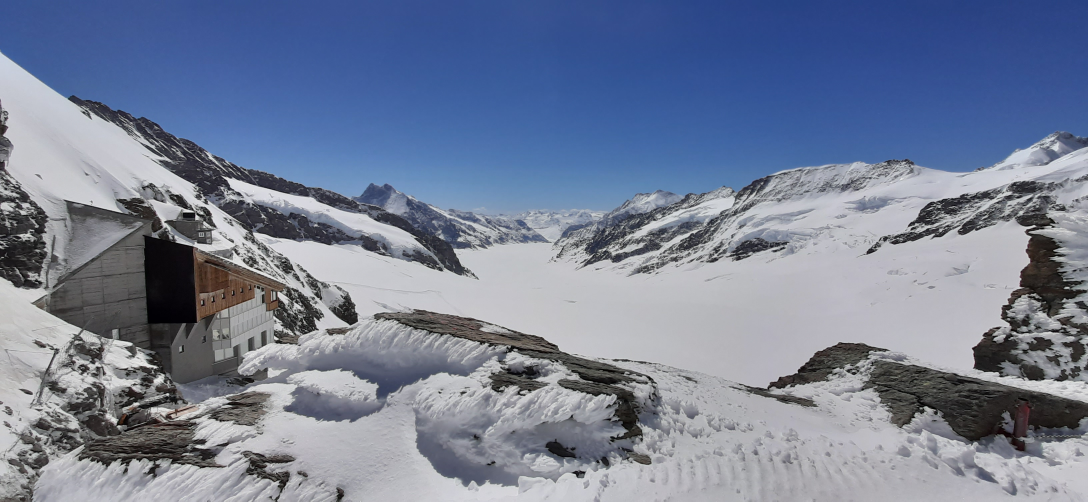
#> input picture Images/Alsetch Glacier.jpg, 3264 x 1504 px, found by its file name (shown at 1/3 size)
$ jupyter execute FDIP_Lecture_Notes_1.ipynb
#> lines starting #> are read from the running program, lines starting #| are printed output that depends on the picture
[cell 1]
import numpy as np
import matplotlib.pyplot as plt
from skimage import img_as_uint
from skimage.io import imshow, imread
from skimage.color import rgb2hsv
from skimage.color import rgb2gray

[cell 2]
array_l = np.array([[255, 0], [0, 255]])
imshow(array_l, cmap = 'gray');
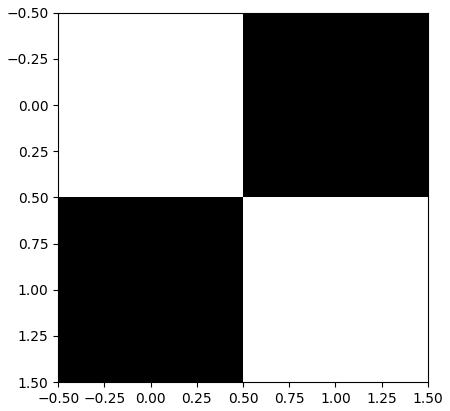
#> figure drawn by matplotlib, 1 panel

[cell 3]
array_2 = np.array([[255, 0, 255],
[0, 255, 0],
[255, 0, 255]])
imshow(array_2, cmap = 'gray');
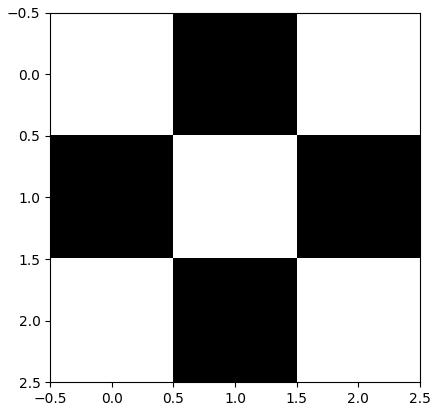
#> figure drawn by matplotlib, 1 panel

[cell 4]
array_spectrum = np.array([np.arange(0,255, 17),
np.arange(255,0,-17),
np.arange(0,255, 17)])
fig ,ax = plt.subplots(1, 2, figsize=(12,4))
ax[0].imshow(array_spectrum, cmap='gray')
ax[0].set_title('Arrange Generation')
ax[1].imshow(array_spectrum.T,cmap = 'gray')
ax[1].set_title('Transpose Generation')
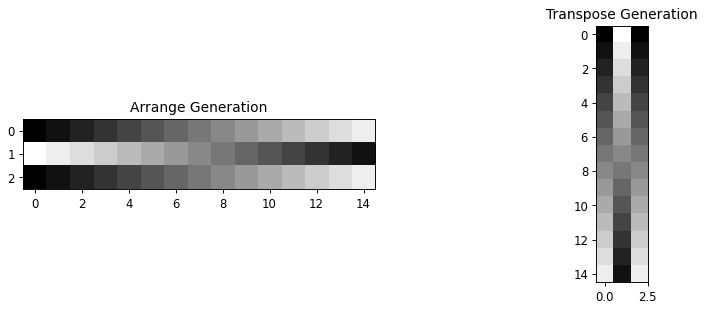
#> figure drawn by matplotlib, 2 panels

[cell 5]
array_colors = np.array([[255, 0, 0],
[0, 255, 0],
[0, 0, 255]])
imshow(array_colors);
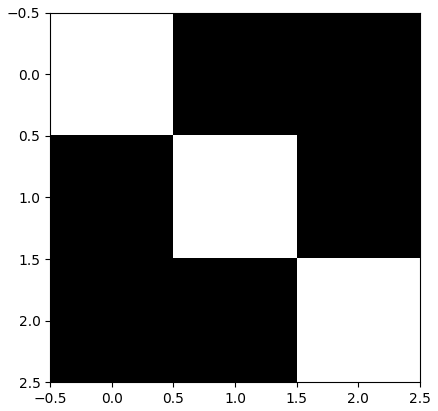
#> figure drawn by matplotlib, 1 panel

[cell 6]
jungfrau = imread('../digital-image-processing/Images/Alsetch Glacier.jpg')
#> jungfrau is the input picture: shape (1504, 3264, 3); mean R, G, B 117.2, 127.7, 151
imshow(jungfrau);

[cell 7]
jungfrau.shape
#> Out = (1504, 3264, 3)

[cell 8]
split_width = jungfrau.shape[1] // 3
#> split_width = 1088

fig, ax = plt.subplots(1, 3,
                       figsize = (15, 5),
                       sharey= True)
ax[0].imshow(jungfrau[:, 0:split_width])
ax[0].set_title('First Split')

ax[1].imshow(jungfrau[:, split_width:2*split_width])
ax[1].set_title('Second Split')

ax[2].imshow(jungfrau[:, 2*split_width:3*split_width])
ax[2].set_title('Third Split');
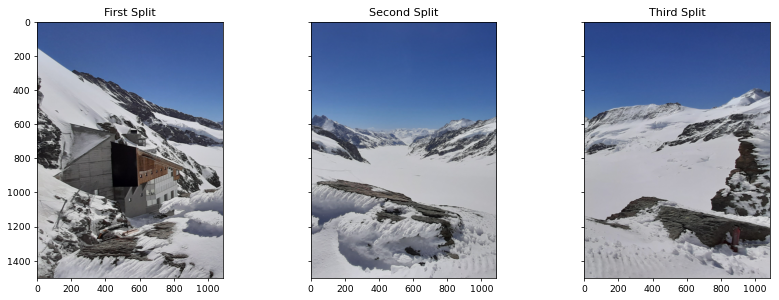
#> figure drawn by matplotlib, 3 panels

[cell 9]
imshow(jungfrau[95:200, 900:1000]);
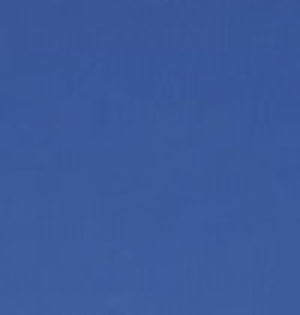
#> shown: shape (105, 100, 3) (shown 3 times larger); mean R, G, B 60, 89.5, 154.2

[cell 10]
fig, ax = plt.subplots(1, 3, figsize=(12,4), sharey=True)
ax[0].imshow(jungfrau[:,:,0], cmap='Reds')
ax[0].set_title('Red')
ax[1].imshow(jungfrau[:,:,1], cmap='Greens')
ax[1].set_title('Green')
ax[2].imshow(jungfrau[:,:,2], cmap='Blues')
ax[2].set_title('Blue');
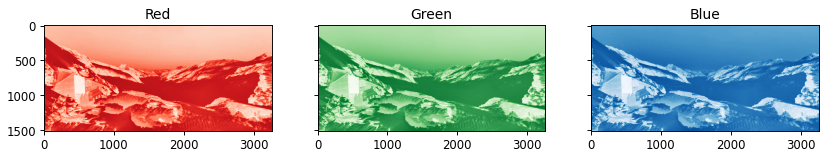
#> figure drawn by matplotlib, 3 panels

[cell 11]
jungfrau_hsv = rgb2hsv(jungfrau)
#> jungfrau_hsv: shape (1504, 3264, 3) float64; mean of channels 0, 1, 2 0.575, 0.242, 0.595
fig, ax = plt.subplots(1, 3, figsize=(12,4), sharey= True)
ax[0].imshow(jungfrau_hsv[:,:,0], cmap='hsv')
ax[0].set_title('Hue')
ax[1].imshow(jungfrau_hsv[:,:,1], cmap='gray')
ax[1].set_title('Saturation')
ax[2].imshow(jungfrau_hsv[:,:,2],cmap = 'gray')
ax[2].set_title('values')
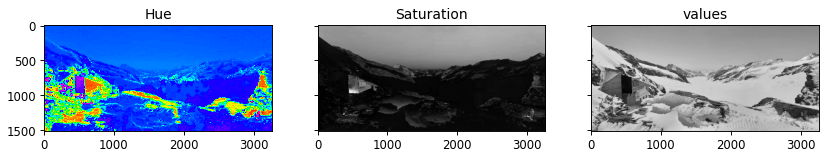
#> figure drawn by matplotlib, 3 panels

[cell 12]
jungfrau_gray = rgb2gray(jungfrau)
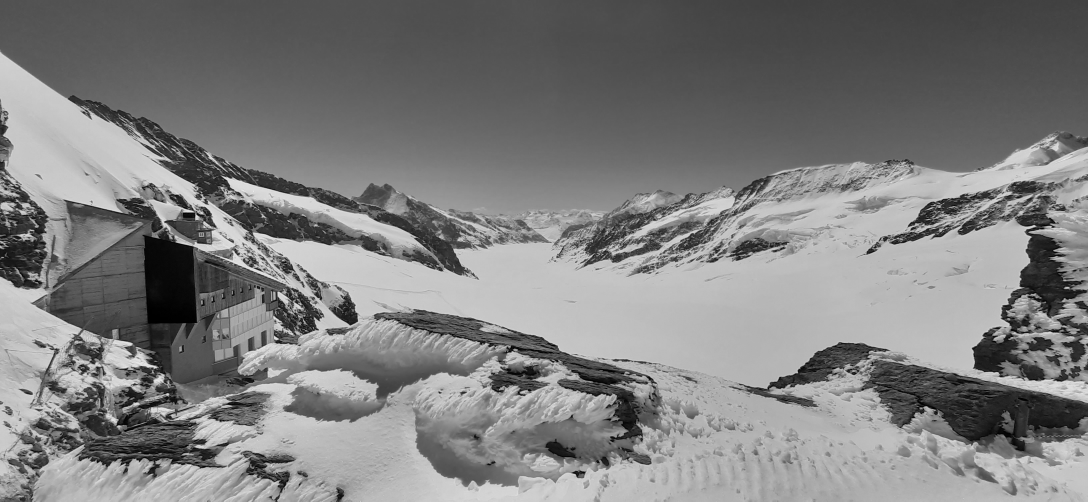
#> jungfrau_gray: shape (1504, 3264) float64 (shown at 1/3 size); min 0, max 0.973, mean 0.499
fig, ax = plt.subplots(1, 4, figsize=(16,4), sharey= True)
ax[0].imshow(jungfrau_gray, cmap='gray')
ax[0].set_title('Grayscale orignal')
ax[1].imshow(img_as_uint(jungfrau_gray>0.25), cmap='gray')
ax[1].set_title('greater than 0.25');
ax[2].imshow(img_as_uint(jungfrau_gray>0.50), cmap='gray')
ax[2].set_title('greater than 0.50');
ax[3].imshow(img_as_uint(jungfrau_gray>np.mean(jungfrau_gray)), cmap='gray')
ax[3].set_title('greater than mean');
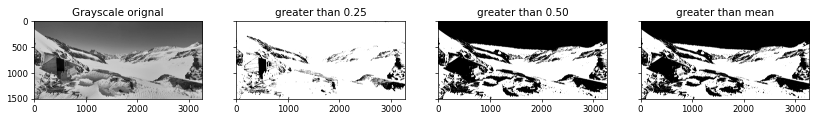
#> figure drawn by matplotlib, 4 panels

$ run again, with Images/mountains.jpg copied over Images/Alsetch Glacier.jpg
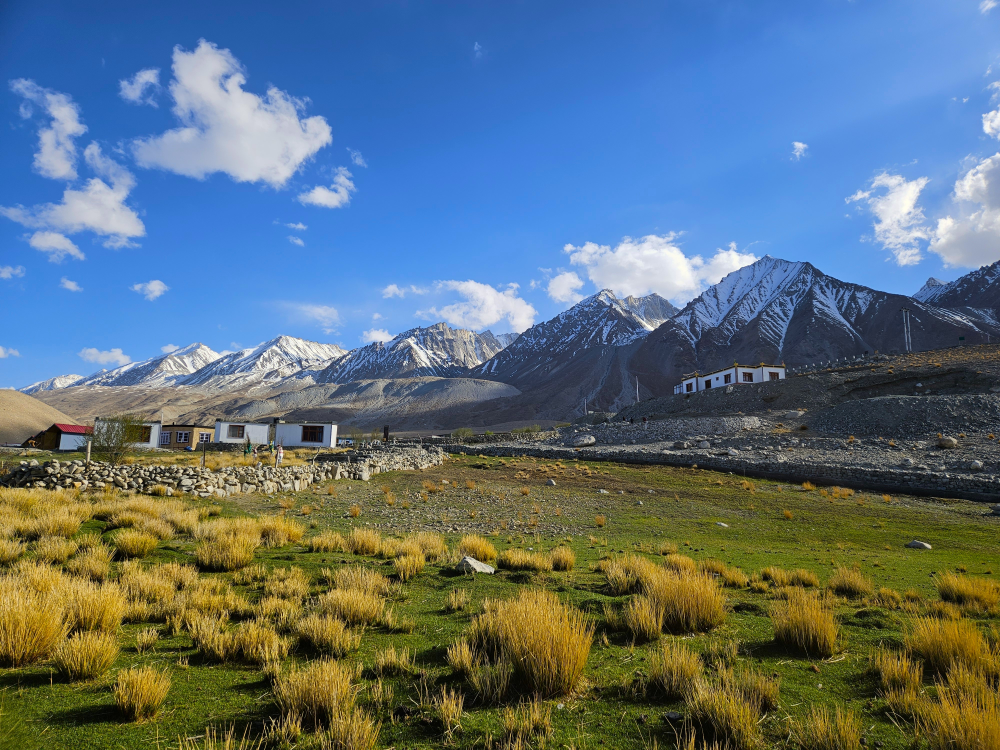
#> input picture Images/mountains.jpg, 4000 x 3000 px, found by its file name (shown at 1/4 size)
#> jungfrau is the input picture: shape (3000, 4000, 3); mean R, G, B 92.5, 112, 123.2
#> jungfrau_hsv: shape (3000, 4000, 3) float64; mean of channels 0, 1, 2 0.408, 0.582, 0.59
#> `jungfrau_gray = rgb2gray(jungfrau)`:
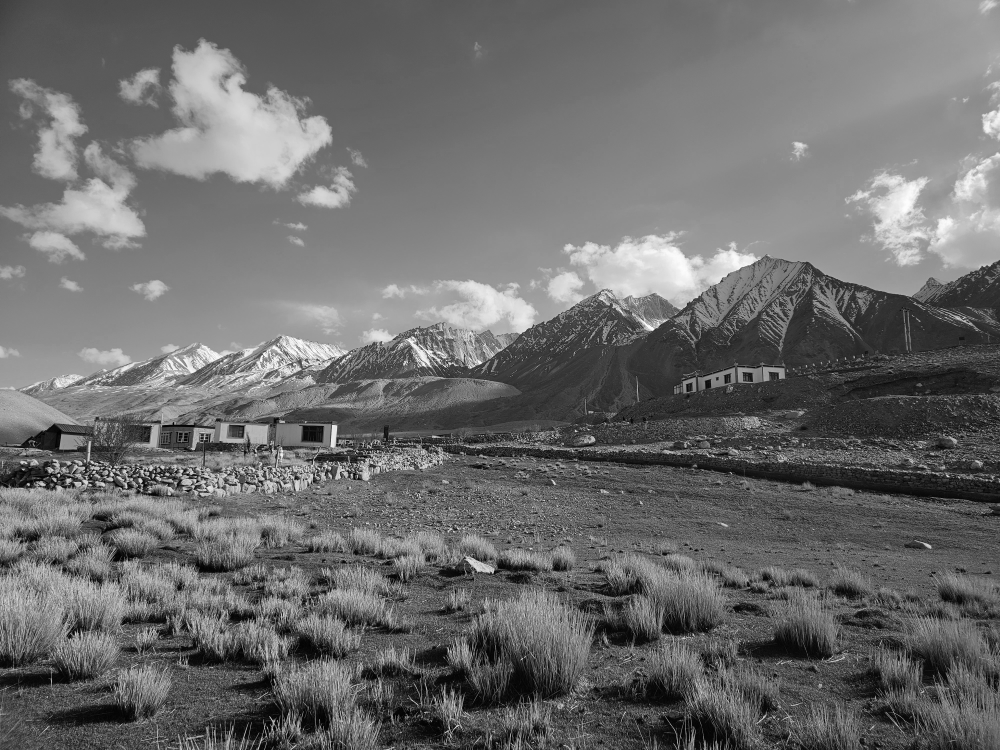
#> jungfrau_gray: shape (3000, 4000) float64 (shown at 1/4 size); min 0, max 1, mean 0.426
#> `[cell 12] jungfrau_gray = rgb2gray(jungfrau) fig, ax = plt.subplots(1,..`:
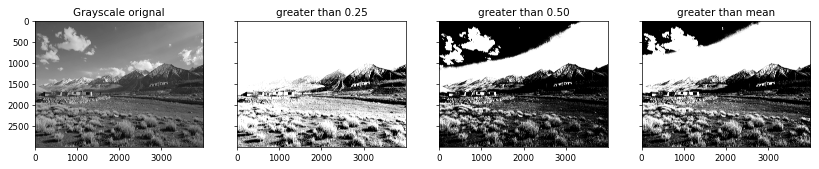
#> figure drawn by matplotlib, 4 panels

$ run again, with Images/8_bit_image.jpeg copied over Images/Alsetch Glacier.jpg
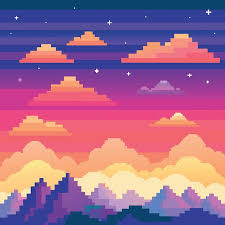
#> input picture Images/8_bit_image.jpeg, 225 x 225 px, found by its file name
#> jungfrau is the input picture: shape (225, 225, 3); mean R, G, B 161.6, 104.7, 141.3
#> jungfrau_hsv: shape (225, 225, 3) float64; mean of channels 0, 1, 2 0.599, 0.575, 0.765
#> `[cell 12] jungfrau_gray = rgb2gray(jungfrau) fig, ax = plt.subplots(1,..`:
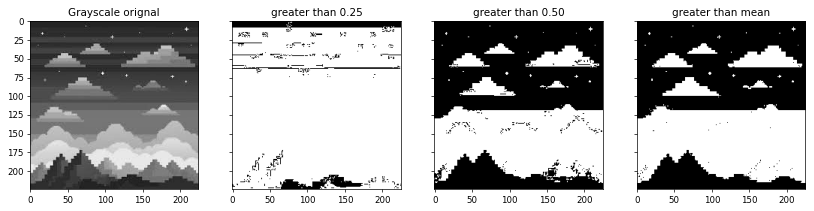
#> figure drawn by matplotlib, 4 panels
